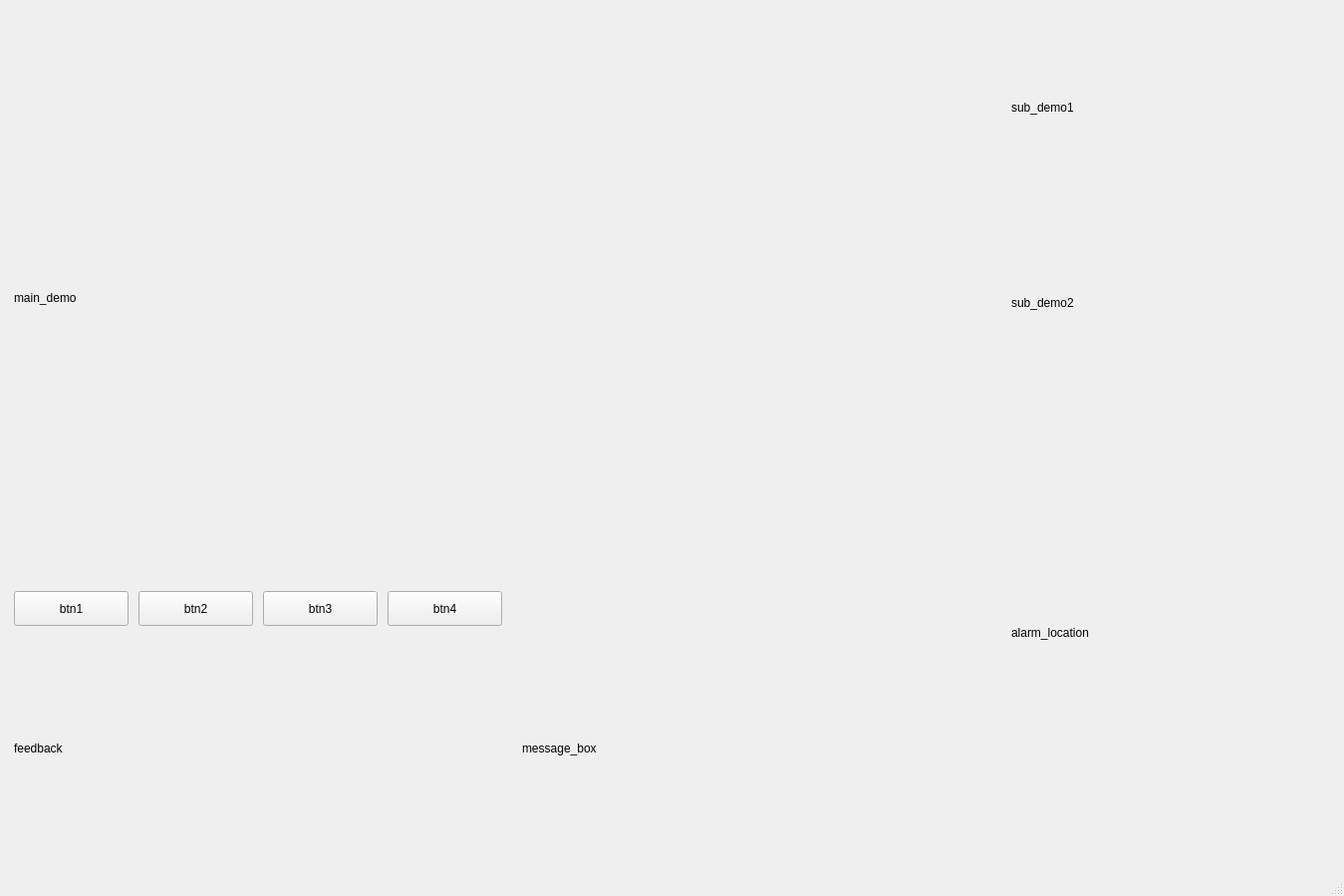
<?xml version="1.0" encoding="UTF-8"?>
<ui version="4.0">
 <class>MainWindow</class>
 <widget class="QMainWindow" name="MainWindow">
  <property name="geometry">
   <rect>
    <x>0</x>
    <y>0</y>
    <width>1337</width>
    <height>899</height>
   </rect>
  </property>
  <property name="windowTitle">
   <string>MainWindow</string>
  </property>
  <widget class="QWidget" name="centralwidget">
   <layout class="QHBoxLayout" name="horizontalLayout_2">
    <item>
     <layout class="QHBoxLayout" name="horizontalLayout" stretch="3,1">
      <item>
       <layout class="QGridLayout" name="left" rowstretch="108,7,45" columnstretch="1,1,1,1,1,5">
        <property name="leftMargin">
         <number>5</number>
        </property>
        <property name="topMargin">
         <number>5</number>
        </property>
        <property name="rightMargin">
         <number>5</number>
        </property>
        <property name="bottomMargin">
         <number>5</number>
        </property>
        <property name="spacing">
         <number>10</number>
        </property>
        <item row="1" column="3">
         <widget class="QPushButton" name="btn4">
          <property name="minimumSize">
           <size>
            <width>115</width>
            <height>35</height>
           </size>
          </property>
          <property name="maximumSize">
           <size>
            <width>16777215</width>
            <height>16777215</height>
           </size>
          </property>
          <property name="text">
           <string>btn4</string>
          </property>
         </widget>
        </item>
        <item row="1" column="4" colspan="2">
         <widget class="QLabel" name="small_space">
          <property name="minimumSize">
           <size>
            <width>470</width>
            <height>35</height>
           </size>
          </property>
          <property name="maximumSize">
           <size>
            <width>16777215</width>
            <height>16777215</height>
           </size>
          </property>
          <property name="text">
           <string/>
          </property>
         </widget>
        </item>
        <item row="2" column="5">
         <widget class="QLabel" name="message_box">
          <property name="minimumSize">
           <size>
            <width>475</width>
            <height>225</height>
           </size>
          </property>
          <property name="maximumSize">
           <size>
            <width>16777215</width>
            <height>225</height>
           </size>
          </property>
          <property name="text">
           <string>message_box</string>
          </property>
         </widget>
        </item>
        <item row="1" column="2">
         <widget class="QPushButton" name="btn3">
          <property name="minimumSize">
           <size>
            <width>115</width>
            <height>35</height>
           </size>
          </property>
          <property name="maximumSize">
           <size>
            <width>16777215</width>
            <height>16777215</height>
           </size>
          </property>
          <property name="text">
           <string>btn3</string>
          </property>
         </widget>
        </item>
        <item row="1" column="1">
         <widget class="QPushButton" name="btn2">
          <property name="minimumSize">
           <size>
            <width>115</width>
            <height>35</height>
           </size>
          </property>
          <property name="maximumSize">
           <size>
            <width>16777215</width>
            <height>16777215</height>
           </size>
          </property>
          <property name="text">
           <string>btn2</string>
          </property>
         </widget>
        </item>
        <item row="1" column="0">
         <widget class="QPushButton" name="btn1">
          <property name="minimumSize">
           <size>
            <width>115</width>
            <height>35</height>
           </size>
          </property>
          <property name="maximumSize">
           <size>
            <width>16777215</width>
            <height>16777215</height>
           </size>
          </property>
          <property name="text">
           <string>btn1</string>
          </property>
         </widget>
        </item>
        <item row="2" column="0" colspan="5">
         <widget class="QLabel" name="feedback">
          <property name="minimumSize">
           <size>
            <width>475</width>
            <height>225</height>
           </size>
          </property>
          <property name="maximumSize">
           <size>
            <width>16777215</width>
            <height>225</height>
           </size>
          </property>
          <property name="text">
           <string>feedback</string>
          </property>
         </widget>
        </item>
        <item row="0" column="0" colspan="6">
         <widget class="QLabel" name="main_demo">
          <property name="minimumSize">
           <size>
            <width>960</width>
            <height>540</height>
           </size>
          </property>
          <property name="maximumSize">
           <size>
            <width>16777215</width>
            <height>16777215</height>
           </size>
          </property>
          <property name="text">
           <string>main_demo</string>
          </property>
         </widget>
        </item>
       </layout>
      </item>
      <item>
       <layout class="QVBoxLayout" name="right" stretch="9,9,22">
        <property name="spacing">
         <number>10</number>
        </property>
        <property name="leftMargin">
         <number>5</number>
        </property>
        <property name="topMargin">
         <number>5</number>
        </property>
        <property name="rightMargin">
         <number>5</number>
        </property>
        <property name="bottomMargin">
         <number>5</number>
        </property>
        <item>
         <widget class="QLabel" name="sub_demo1">
          <property name="minimumSize">
           <size>
            <width>320</width>
            <height>180</height>
           </size>
          </property>
          <property name="maximumSize">
           <size>
            <width>16777215</width>
            <height>16777215</height>
           </size>
          </property>
          <property name="text">
           <string>sub_demo1</string>
          </property>
         </widget>
        </item>
        <item>
         <widget class="QLabel" name="sub_demo2">
          <property name="minimumSize">
           <size>
            <width>320</width>
            <height>180</height>
           </size>
          </property>
          <property name="maximumSize">
           <size>
            <width>16777215</width>
            <height>16777215</height>
           </size>
          </property>
          <property name="text">
           <string>sub_demo2</string>
          </property>
         </widget>
        </item>
        <item>
         <widget class="QLabel" name="alarm_location">
          <property name="enabled">
           <bool>true</bool>
          </property>
          <property name="minimumSize">
           <size>
            <width>320</width>
            <height>440</height>
           </size>
          </property>
          <property name="text">
           <string>alarm_location</string>
          </property>
         </widget>
        </item>
       </layout>
      </item>
     </layout>
    </item>
   </layout>
  </widget>
  <widget class="QMenuBar" name="menubar">
   <property name="geometry">
    <rect>
     <x>0</x>
     <y>0</y>
     <width>1337</width>
     <height>22</height>
    </rect>
   </property>
  </widget>
  <widget class="QStatusBar" name="statusBar"/>
 </widget>
 <resources/>
 <connections>
  <connection>
   <sender>btn1</sender>
   <signal>clicked()</signal>
   <receiver>MainWindow</receiver>
   <slot>btn1_on_clicked()</slot>
   <hints>
    <hint type="sourcelabel">
     <x>60</x>
     <y>604</y>
    </hint>
    <hint type="destinationlabel">
     <x>5</x>
     <y>599</y>
    </hint>
   </hints>
  </connection>
  <connection>
   <sender>btn2</sender>
   <signal>clicked()</signal>
   <receiver>MainWindow</receiver>
   <slot>btn2_on_clicked()</slot>
   <hints>
    <hint type="sourcelabel">
     <x>170</x>
     <y>610</y>
    </hint>
    <hint type="destinationlabel">
     <x>4</x>
     <y>575</y>
    </hint>
   </hints>
  </connection>
  <connection>
   <sender>btn3</sender>
   <signal>clicked()</signal>
   <receiver>MainWindow</receiver>
   <slot>btn3_on_clicked()</slot>
   <hints>
    <hint type="sourcelabel">
     <x>303</x>
     <y>615</y>
    </hint>
    <hint type="destinationlabel">
     <x>8</x>
     <y>542</y>
    </hint>
   </hints>
  </connection>
  <connection>
   <sender>btn4</sender>
   <signal>clicked()</signal>
   <receiver>MainWindow</receiver>
   <slot>btn4_on_clicked()</slot>
   <hints>
    <hint type="sourcelabel">
     <x>418</x>
     <y>608</y>
    </hint>
    <hint type="destinationlabel">
     <x>6</x>
     <y>508</y>
    </hint>
   </hints>
  </connection>
  <connection>
   <sender>btn1</sender>
   <signal>pressed()</signal>
   <receiver>MainWindow</receiver>
   <slot>btn1_pressed()</slot>
   <hints>
    <hint type="sourcelabel">
     <x>87</x>
     <y>611</y>
    </hint>
    <hint type="destinationlabel">
     <x>8</x>
     <y>638</y>
    </hint>
   </hints>
  </connection>
 </connections>
 <slots>
  <slot>btn1_on_clicked()</slot>
  <slot>btn2_on_clicked()</slot>
  <slot>btn3_on_clicked()</slot>
  <slot>btn4_on_clicked()</slot>
  <slot>btn1_pressed()</slot>
 </slots>
</ui>
